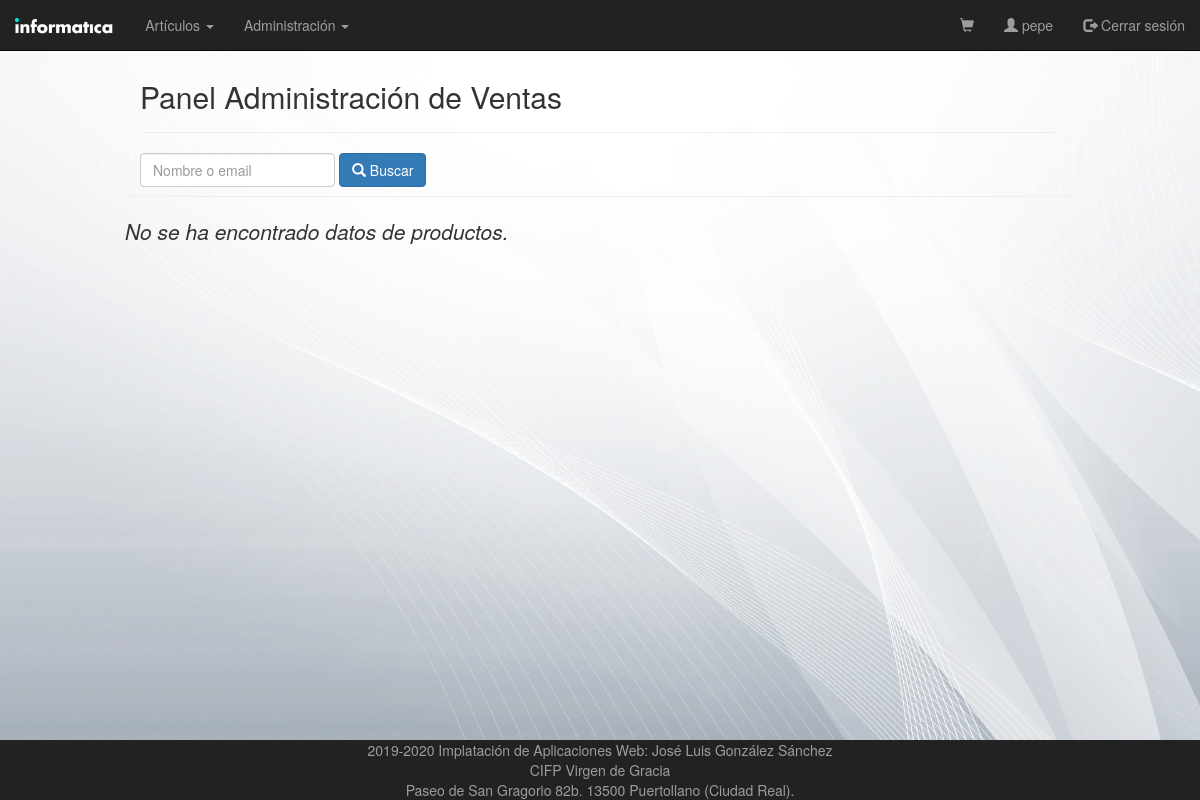
Page /vistas/ventas.php (signed in) on the earlier database version.
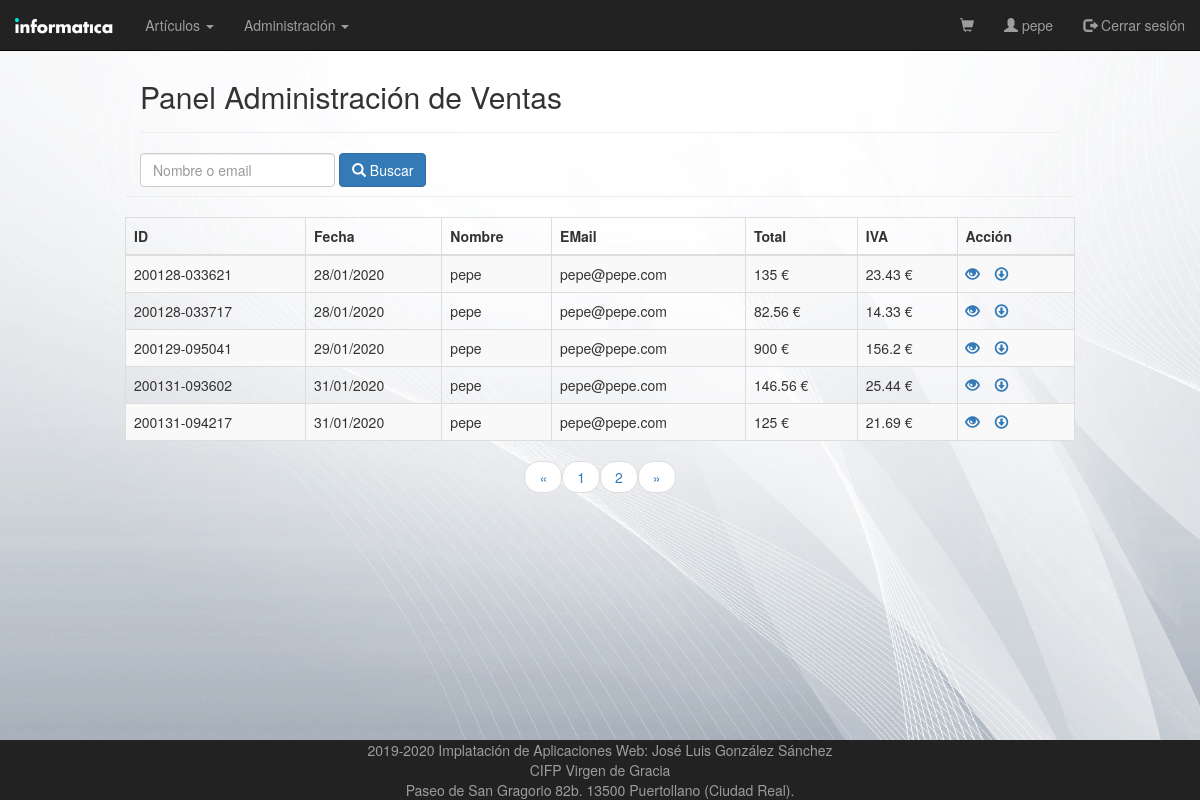
Same page on the later database version.
### tables this page shows
CREATE TABLE IF NOT EXISTS `ventas`
(
    `idVenta`       varchar(20)  NOT NULL,
    `fecha`         datetime                             NOT NULL DEFAULT current_timestamp(),
    `total`         float                                NOT NULL,
    `subtotal`      float                                NOT NULL,
    `iva`           float                                NOT NULL,
    `nombre`        varchar(100) NOT NULL,
    `email`         varchar(100) NOT NULL,
    `direccion`     varchar(100) NOT NULL,
    `nombreTarjeta` varchar(100) NOT NULL,
    `numTarjeta`    varchar(100) NOT NULL,
    PRIMARY KEY (`idVenta`)
);

### utilidades/funciones.php (called while the page is built, shortened)
<?php
function encode($str)
{
    return urlencode(base64_encode($str));
}

### controladores/ControladorBD.php (called while the page is built, shortened)
<?php
class ControladorBD
{
    private $servername = "localhost";
    private $username = "root";
    private $password = "";
    private $dbname = "tienda";
    private $server = "mysql";
    private $bd;
    static private $instancia = null;
    public static function getControlador()
    {
        if (self::$instancia == null) {
            self::$instancia = new ControladorBD();
        }
        return self::$instancia;
    }
    public function abrirBD()
    {
        try {
            $this->bd = new PDO($this->server . ":host=$this->servername;dbname=$this->dbname", $this->username, $this->password);
            $this->bd->setAttribute(PDO::ATTR_ERRMODE, PDO::ERRMODE_EXCEPTION);
        } catch (PDOException $e) {
            die("conexión fallida " . $e->getMessage());
        }
    }
    public function cerrarBD()
    {
        $this->bd = null;
    }
    public function consultarBD($consulta, $parametros = null)
    {
        if ($parametros != null)
            return $this->consultarBDParametros($consulta, $parametros);
        else
            return $this->consultarBDDirecta($consulta);
    }
    private function consultarBDDirecta($consulta)
    {
        $this->rs = $this->bd->query($consulta);
        return $this->rs;
    }
    private function consultarBDParametros($consulta, $parametros)
    {
        $this->st = $this->bd->prepare($consulta);
        $this->st->execute($parametros);
        return $this->st;
    }
}

### vistas/ventas.php (the view, shortened to what this page needs)
<?php
require_once VIEW_PATH . "cabecera.php";
$filtro = (isset($_REQUEST['filter']) ? $_REQUEST['filter'] : "");
$seccion = "";
?>
<div class="wrapper">
    <div class="container-fluid">
        <div class="row">
            <div class="col-md-12">
                <div class="page-header clearfix">
                    <h2 class="pull-left">Panel Administración de Ventas</h2>
                </div>
                <form class="form-inline">
                    <div class="form-group mx-sm-5 mb-2">
                        <input type="text" class="form-control" id="buscar" name="filter" value="<?php echo $filtro ?>"
                               placeholder="Nombre o email">
                    </div>
                    <button type="submit" class="btn btn-primary mb-2"><span class="glyphicon glyphicon-search"></span>
                        Buscar
                    </button>
                </form>
            </div>
            <div class="page-header clearfix">
            </div>
            <?php
            $pagina = (isset($_GET['page'])) ? $_GET['page'] : 1;
            $enlaces = (isset($_GET['enlaces'])) ? $_GET['enlaces'] : 10;
            $consulta = "SELECT * FROM ventas WHERE nombre LIKE :nombre OR email LIKE :email";
            $parametros = array(':nombre' => "%" . $filtro . "%", ':email' => "%" . $filtro . "%");
            $limite = 5;
            $paginador = new Paginador($consulta, $parametros, $limite);
            $resultados = $paginador->getDatos($pagina);
            if (count($resultados->datos) > 0) {
                echo "<table class='table table-bordered table-striped'>";
                echo "<thead>";
                echo "<tr>";
                echo "<th>ID</th>";
                echo "<th>Fecha</th>";
                echo "<th>Nombre</th>";
                echo "<th>EMail</th>";
                echo "<th>Total</th>";
                echo "<th>IVA</th>";
                echo "<th>Acción</th>";
                echo "</tr>";
                echo "</thead>";
                echo "<tbody>";
                foreach ($resultados->datos as $p) {
                    echo "<tr>";
                    echo "<td>" . $p->idVenta . "</td>";
                    $date = new DateTime($p->fecha);
                    echo "<td>" . $date->format('d/m/Y') . "</td>";
                    echo "<td>" . $p->nombre . "</td>";
                    echo "<td>" . $p->email . "</td>";
                    echo "<td>" . $p->total . " €</td>";
                    echo "<td>" . $p->iva . " €</td>";
                    echo "<td>";
                    echo "<a href='ventas_read.php?id=" . encode($p->idVenta) . "' title='Ver Venta' data-toggle='tooltip'><span class='glyphicon glyphicon-eye-open'></span></a>";
                    echo "<a href='/tienda/utilidades/descargas.php?opcion=FAC_PDF&id=" . encode($p->idVenta) . " ' title='Descargar en PDF' data-toggle='tooltip'><span class='glyphicon glyphicon-download'></span></a>";
                    echo "</td>";
                    echo "</tr>";
                }
                echo "</tbody>";
                echo "</table>";
                echo "<ul class='pager'>";
                echo $paginador->crearLinks($enlaces, $filtro, $seccion);
                echo "</ul>";
            } else {
                echo "<p class='lead'><em>No se ha encontrado datos de productos.</em></p>";
            }
            ?>
        </div>
    </div>
</div>
<br>
<?php require_once VIEW_PATH . "pie.php"; ?>

### vistas/cabecera.php (shortened to what this page needs)
<?php
require_once CONTROLLER_PATH . "ControladorUsuario.php";
require_once CONTROLLER_PATH . "Paginador.php";
require_once UTILITY_PATH . "funciones.php";
?>
<!DOCTYPE html>
<html lang="es">
<head>
    <link rel="stylesheet" href="https://maxcdn.bootstrapcdn.com/bootstrap/3.3.7/css/bootstrap.css">
    <link rel="stylesheet" type="text/css" href="css/estilos.css">
</head>
<body>
<?php require_once "navbar.php"; ?>

### vistas/navbar.php (shortened to what this page needs)
<nav class="navbar navbar-inverse navbar-fixed-top" class="row no-print nover">
    <div class="container-fluid">
        <div class="navbar-header">
            <a href=<?php echo DIRECTORIO_PATH . "index.php"; ?>>
                <image class="navbar-brand" src='<?php echo DIRECTORIO_PATH . "images/logo.png"; ?>'>
            </a>
        </div>
        <ul class="nav navbar-nav">
            <li class="dropdown">
                <a href="#" class="dropdown-toggle" data-toggle="dropdown" role="button" aria-haspopup="true"
                   aria-expanded="false">Artículos <span class="caret"></span></a>
            </li>
            <?php
            if ((isset($_SESSION['nombre']) && ($_SESSION['rol']) == 1)) {
                ?>
                <li class="dropdown">
                    <a href="#" class="dropdown-toggle" data-toggle="dropdown" role="button" aria-haspopup="true"
                       aria-expanded="false">Administración <span class="caret"></span></a>
                </li>
            <?php } ?>
        </ul>
        <ul class="nav navbar-nav navbar-right">
            <?php
            if (isset($_SESSION['nombre'])) {
                $itemscarrito = $_SESSION['uds'] != 0 ? "<font color='darksalmon'> " . $_SESSION['uds'] . "</font>" : "";
                echo "<li><a href='/tienda/vistas/carrito.php' class='cart-link' title='Ver Carrito'> <b>" . $itemscarrito . "</b> <span class='glyphicon glyphicon-shopping-cart'></span></a></li>";
                echo "<li><a href='/tienda/vistas/usuario.php?id=" . encode($_SESSION['id_usuario']) . "&email=" . encode($_SESSION['email']) . "'><span class='glyphicon glyphicon-user'></span> " . $_SESSION['alias'] . " </a></li>";
                echo "<li><a href='/tienda/vistas/logout.php'><span class='glyphicon glyphicon glyphicon-log-out'></span> Cerrar sesión </a></li>";
            } ?>
        </ul>
    </div>
</nav>
<br><br>

### vistas/pie.php
<br><br><br>
<footer class="navbar-inverse navbar-fixed-bottom" class="row no-print nover">
    <div class="p-3 mb-2 bg-secondary text-white" class="row no-print nover">
        <div class="container">
            <div class="footer-copyright text-center py-3" style="color:#9d9d9d" ;>2019-2020 Implatación de Aplicaciones
                Web:
                <a style="color:#9d9d9d" ; href="https://twitter.com/joseluisgonsan"> José Luis González Sánchez</a>
            </div>
            <div class="footer-copyright text-center py-3">
                <a style="color:#9d9d9d" ; href="http://www.cifpvirgendegracia.com/"> CIFP Virgen de Gracia</a>
            </div>
            <div class="footer-copyright text-center py-3" style="color:#9d9d9d" ;>Paseo de San Gragorio 82b. 13500
                Puertollano (Ciudad Real).
            </div>
        </div>
    </div>
</footer>
</body>
</html>

### controladores/Paginador.php (shortened to what this page needs)
<?php
require_once CONTROLLER_PATH . "ControladorBD.php";
class Paginador
{
    private $limite = 5;
    private $pagina;
    private $consulta;
    private $total;
    private $bd;
    private $parametros;
    public function __construct($consulta, $parametros, $limite)
    {
        $this->limite = $limite;
        $this->consulta = $consulta;
        $this->parametros = $parametros;
        $this->bd = ControladorBD::getControlador();
        $this->bd->abrirBD();
        $this->res = $this->bd->consultarBD($consulta, $parametros);
        $this->filas = $this->res->fetchAll(PDO::FETCH_OBJ);
        $this->total = count($this->filas);
        $this->bd->cerrarBD();
    }
    public function getDatos($p)
    {
        $this->pagina = $p;
        $inicio = ($this->pagina - 1) * $this->limite;
        if ($inicio > ($this->total - $this->limite)) {
            $this->pagina = $this->pagina - 1;
        }
        $result = new stdclass();
        $result->pagina = $this->pagina;
        $result->limite = $this->limite;
        $result->total = $this->total;
        $result->datos = Array();
        if ($inicio >= 0) {
            $consultar = $this->consulta . ' limit ' . $inicio . ',' . $this->limite;
            $this->bd->abrirBD();
            $this->res = $this->bd->consultarBD($consultar, $this->parametros);
            $respuesta = $this->res->fetchAll(PDO::FETCH_OBJ);
            foreach ($respuesta as $dato) {
                $result->datos[] = $dato;
            }
            $this->bd->cerrarBD();
        }
        return $result;
    }
    public function crearLinks($enlaces, $filtro, $seccion)
    {
        $filtro = ($filtro === "" ? "" : "&filter=" . urlencode($filtro));
        $seccion = ($seccion === "" ? "" : "&seccion=" . urlencode($seccion));
        $ultimo = ceil($this->total / $this->limite);
        $comienzo = (($this->pagina - $enlaces) > 0) ? $this->pagina - $enlaces : 1;
        $fin = (($this->pagina + $enlaces) < $ultimo) ? $this->pagina + $enlaces : $ultimo;
        $clase = ($this->pagina == 1) ? "" : "";
        $html = '<li class="' . $clase . '"><a href="?limit=' . $this->limite . '&page=' . ($comienzo) . $filtro . $seccion . '">&laquo;</a></li>';
        for ($i = $comienzo; $i <= $fin; $i++) {
            $clase = ($this->pagina == $i) ? "active" : "";
            $html .= '<li class="' . $clase . '"><a href="?limit=' . $this->limite . '&page=' . $i . $filtro . $seccion . '">' . $i . '</a></li>';
        }
        $clase = ($this->pagina == $fin) ? "disabled" : "enabled";
        $html .= '<li class="' . $clase . '"><a href="?limit=' . $this->limite . '&page=' . ($fin) . $filtro . $seccion . '">&raquo;</a></li>';
        return $html;
    }
}

### css/estilos.css (style rules this page uses)
.container-fluid { width: 100% !important; margin: 0 auto; }
.page-header h2 { margin-top: 0; }
table tr td:last-child a { margin-right: 15px; }

Differences in the rows shown:
added ventas: idVenta "200128-033621", fecha "28/01/2020", nombre "pepe", email "pepe@pepe.com", total "135", iva "23.43"
added ventas: idVenta "200128-033717", fecha "28/01/2020", nombre "pepe", email "pepe@pepe.com", total "82.56", iva "14.33"
added ventas: idVenta "200129-095041", fecha "29/01/2020", nombre "pepe", email "pepe@pepe.com", total "900", iva "156.2"
added ventas: idVenta "200131-093602", fecha "31/01/2020", nombre "pepe", email "pepe@pepe.com", total "146.56", iva "25.44"
added ventas: idVenta "200131-094217", fecha "31/01/2020", nombre "pepe", email "pepe@pepe.com", total "125", iva "21.69"
Other differences:
text no longer shown: "No se ha encontrado datos de productos."
text now shown: "ID Fecha Nombre EMail Total IVA Acción « »"
new list line: "1"
new list line: "2"
